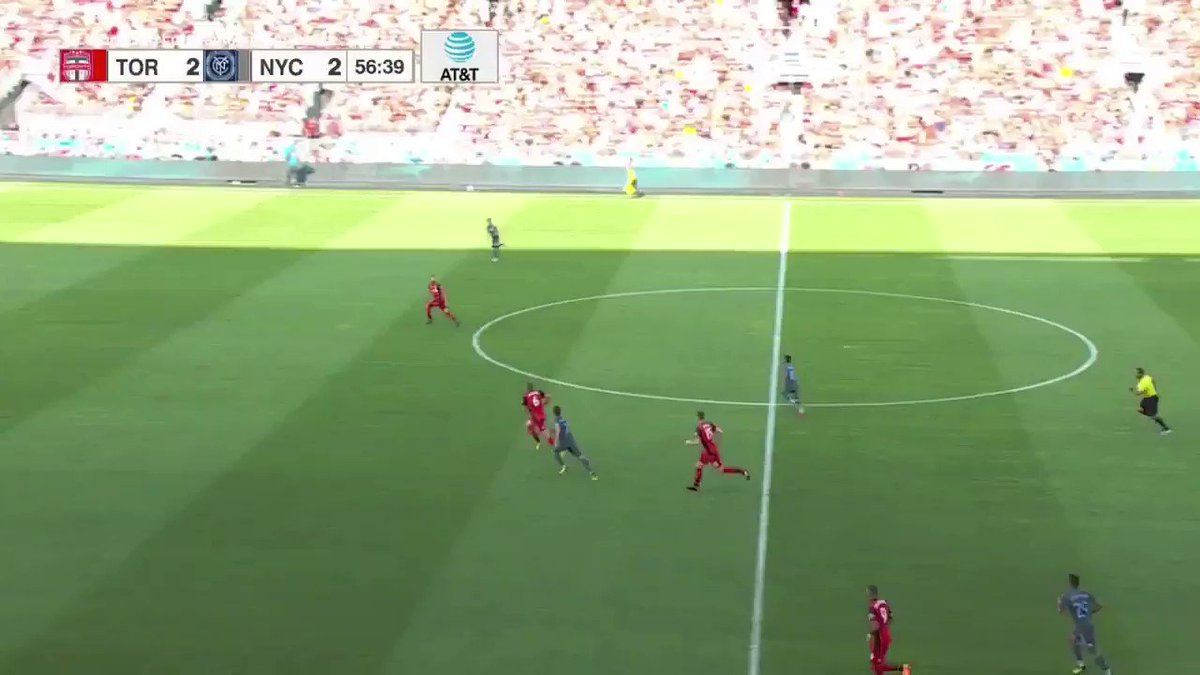
#> input picture image1.jpg, 1200 x 675 px
$ python HW3.py
#> lines starting #> are read from the running program, lines starting #| are printed output that depends on the picture
# Import Libs
import numpy as np
import pandas as pd
import cv2
import matplotlib.pyplot as plt

# On Image 1
# 772, 404
# 780, 288
# 788, 203
# 477, 333
#
# On Image 2
# 360, 566
# 515, 565
# 737, 565
# 438, 487
#
# Player positions
# 538, 450
# 560, 476

p1 = np.array([[772, 780, 589, 477], [404,288, 194, 333]])
p2 = [[360, 515, 736, 438], [566,565, 487, 487]]
p1.shape

A = []
for i in range(0, len(p1[1])):
    x, y = p1[0][i], p1[1][i]
    u, v = p2[0][i], p2[1][i]
    A.append([-1*x, -1*y, -1, 0, 0, 0, u*x, u*y, u])
    A.append([0, 0, 0, -1*x, -1*y, -1, v*x, v*y, v])
A = np.asarray(A)
U, S, Vh = np.linalg.svd(A)
L = Vh[8].reshape((3, 3))

print(pd.DataFrame(A))

#normalize and now we have h
H = (1/L.item(8)) * L

print("Homography Matrix: ", "\n", H)

player_pos = np.array([589, 194, 1])
print("Position of a player in the transformed Image: ", H@player_pos)

# To validate the result with OpenCV:
p1 = np.array([[772, 780, 589, 477], [404,288, 194, 333]], dtype=np.float32)
p2 = np.array([[360, 515, 736, 438], [566,565, 487, 487]], dtype=np.float32)

p1 = np.array([[772, 404], [780, 288], [589, 194], [477, 333]])
p2 = np.array([[360, 566], [515, 565], [736, 487], [438, 487]])
h, status = cv2.findHomography(p1, p2)
player_pos = np.array([589, 194, 1])
print("Validation of the position of the player with OpenCV's findHomography method: ", h@player_pos)

# Warp first image
im1 = cv2.imread("image1.jpg");
#> im1 is the input picture: shape (675, 1200, 3); mean B, G, R 124.5, 167, 143.7
sz = im1.shape
#> sz = (675, 1200, 3)
im1 = cv2.warpPerspective(im1, H, (sz[1],sz[0]))
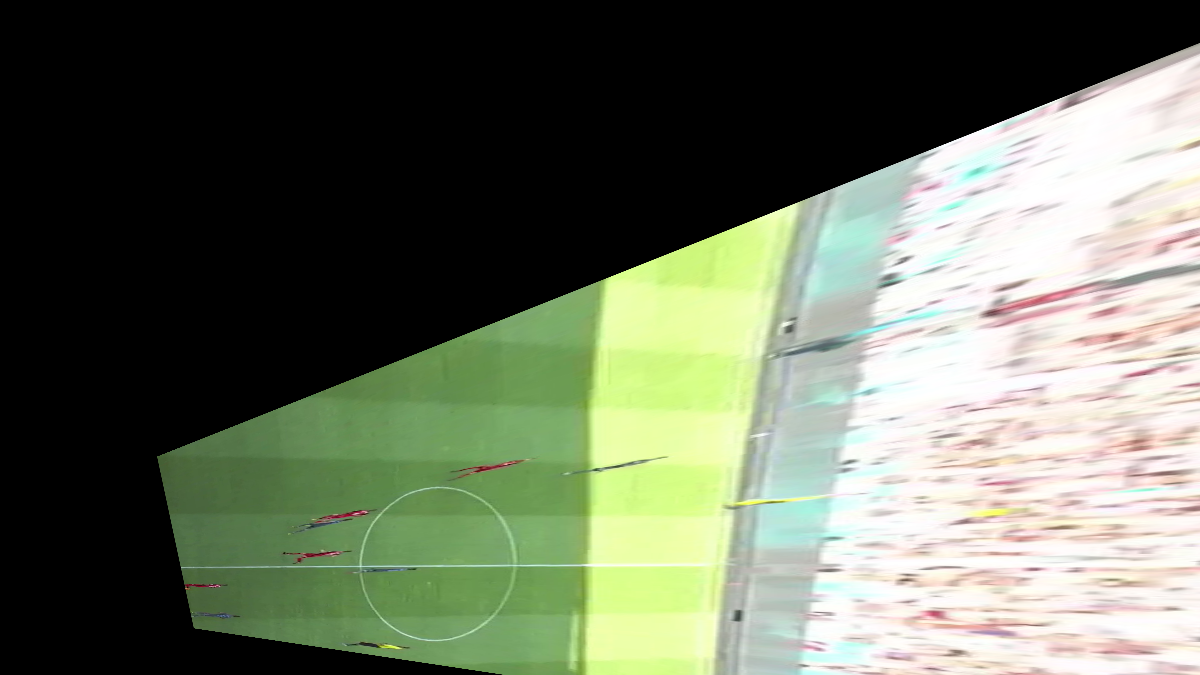
#> im1: shape (675, 1200, 3); mean B, G, R 92.5, 110.9, 103.3
cv2.imwrite('output1.png', im1)


plt.imshow(im1, cmap='gray')
plt.show()

# Player positions
#538, 450
#560, 476

# Left Top Corner is 0,0!

old_points = np.array([[[538, 450]],[[560, 476]]], dtype=np.float32)
new_points = cv2.perspectiveTransform(old_points, H)

w = im1.shape[1]
#> w = 1200
player1_y = new_points[0, 0, 1]
player2_y = new_points[1, 0, 1]

im1 = cv2.line(im1, (0, player1_y), (w, player1_y), (255, 0, 0), thickness=1, lineType=8)
im1 = cv2.line(im1, (0, player2_y), (w, player2_y), (0, 0, 255), thickness=1, lineType=8)
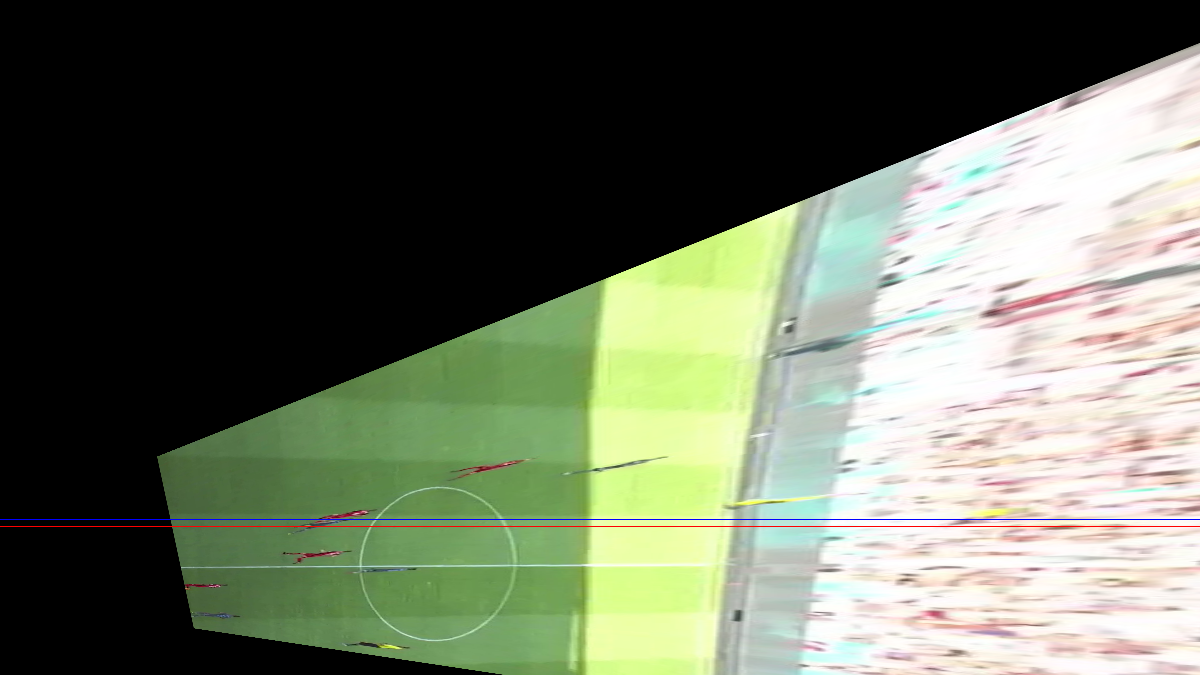
#> im1: shape (675, 1200, 3); mean B, G, R 92.5, 110.4, 103.2

cv2.imwrite('output2.png', im1)


# Inverse the warp so that the image would return to similar of the first image.
iminvwarped = cv2.warpPerspective(im1, np.linalg.inv(H), (sz[1], sz[0]))
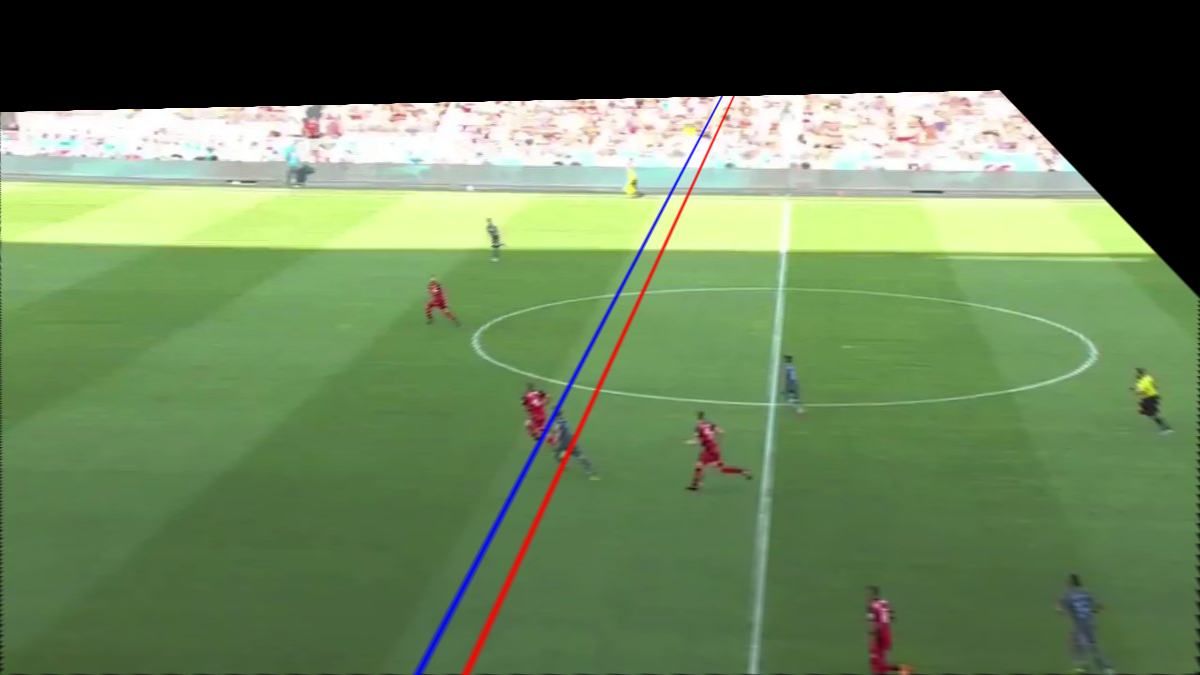
#> iminvwarped: shape (675, 1200, 3); mean B, G, R 87.2, 127.2, 103.3
cv2.imwrite('outputfinal.png', iminvwarped)


pixel_centimeter = 11.730769
distance_between_players = (player2_y - player1_y) * pixel_centimeter


# To Show Warp

plt.title('Distance between players: {} meters'.format(distance_between_players/100))
plt.imshow(iminvwarped, cmap='gray')
plt.show()


print('Distance between players: {} meters'.format(distance_between_players/100))

$ run again, with image2.jpg copied over image1.jpg
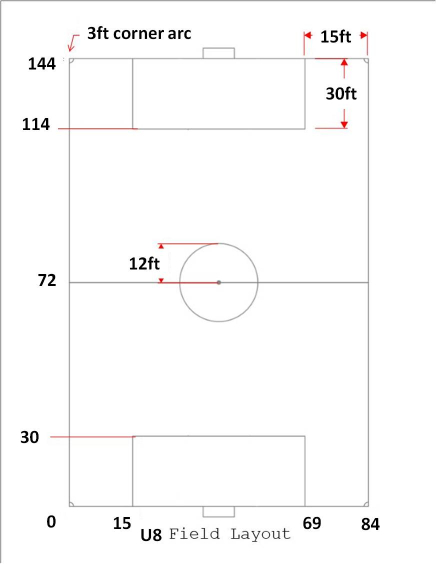
#> input picture image2.jpg, 872 x 1127 px (shown at 1/2 size)
#> im1 is the input picture: shape (1127, 872, 3); mean B, G, R 250.4, 250.4, 250.8
#> `im1 = cv2.line(im1, (0, player2_y), (w, player2_y), (0, 0, 255), thick..`:
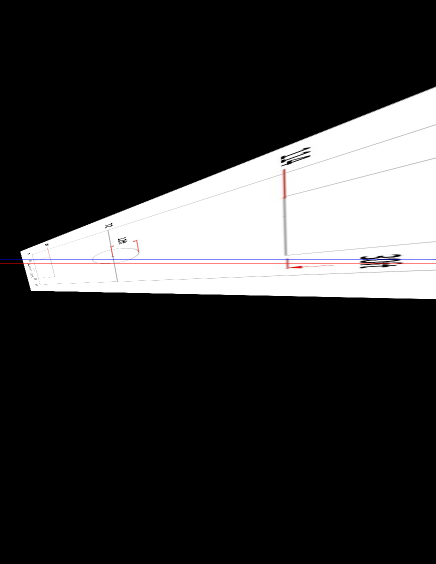
#> im1: shape (1127, 872, 3) (shown at 1/2 size); mean B, G, R 53.1, 52.8, 53.1
#> `iminvwarped = cv2.warpPerspective(im1, np.linalg.inv(H), (sz[1], sz[0]))`:
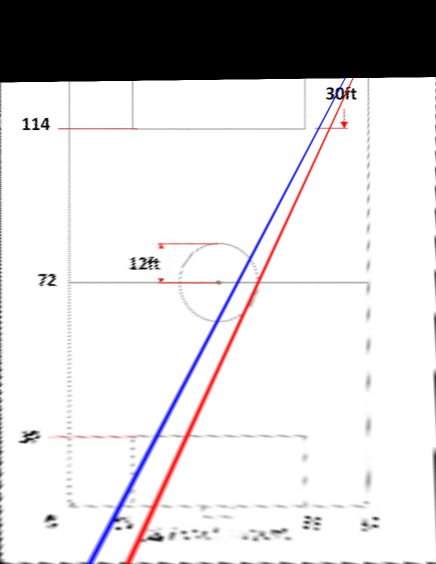
#> iminvwarped: shape (1127, 872, 3) (shown at 1/2 size); mean B, G, R 213.5, 211.9, 213.8
